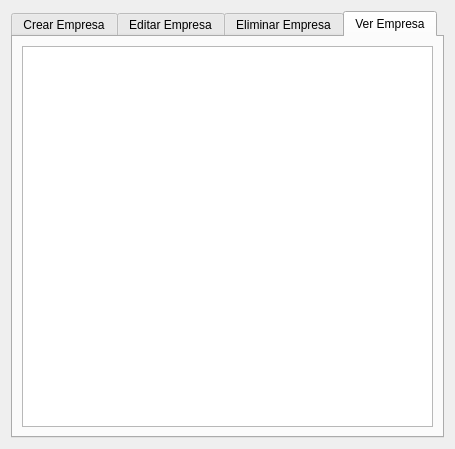
<?xml version="1.0" encoding="UTF-8"?>
<ui version="4.0">
 <class>Dialog</class>
 <widget class="QDialog" name="Dialog">
  <property name="geometry">
   <rect>
    <x>0</x>
    <y>0</y>
    <width>455</width>
    <height>449</height>
   </rect>
  </property>
  <property name="windowTitle">
   <string>Dialog</string>
  </property>
  <layout class="QVBoxLayout" name="verticalLayout_2">
   <item>
    <widget class="QTabWidget" name="tabWidget">
     <property name="currentIndex">
      <number>3</number>
     </property>
     <widget class="QWidget" name="tab_cerar_empresa">
      <attribute name="title">
       <string>Crear Empresa</string>
      </attribute>
      <layout class="QVBoxLayout" name="verticalLayout">
       <item>
        <widget class="QLineEdit" name="lineEdit_crear_empresa">
         <property name="placeholderText">
          <string>Nombre de la Empresa</string>
         </property>
        </widget>
       </item>
       <item>
        <widget class="QPushButton" name="pushButton_crear_empresa">
         <property name="text">
          <string>Crear Empresa</string>
         </property>
        </widget>
       </item>
      </layout>
     </widget>
     <widget class="QWidget" name="tab_editar_empresa">
      <attribute name="title">
       <string>Editar Empresa</string>
      </attribute>
      <layout class="QVBoxLayout" name="verticalLayout_3">
       <item>
        <widget class="QTableWidget" name="tableWidget_editar_empresa"/>
       </item>
       <item>
        <widget class="QPushButton" name="pushButton_editar_empresa">
         <property name="text">
          <string>Editar datos</string>
         </property>
        </widget>
       </item>
      </layout>
     </widget>
     <widget class="QWidget" name="tab_eliminar_empresa">
      <attribute name="title">
       <string>Eliminar Empresa</string>
      </attribute>
      <layout class="QVBoxLayout" name="verticalLayout_4">
       <item>
        <widget class="QTableWidget" name="tableWidget_eliminar_empresa"/>
       </item>
       <item>
        <widget class="QPushButton" name="pushButton_eliminar_empresa">
         <property name="text">
          <string>Eliminar empresa</string>
         </property>
        </widget>
       </item>
      </layout>
     </widget>
     <widget class="QWidget" name="tab_ver_empresa">
      <attribute name="title">
       <string>Ver Empresa</string>
      </attribute>
      <layout class="QVBoxLayout" name="verticalLayout_5">
       <item>
        <widget class="QTableWidget" name="tableWidget_ver_empresa"/>
       </item>
      </layout>
     </widget>
    </widget>
   </item>
  </layout>
 </widget>
 <resources/>
 <connections/>
</ui>
